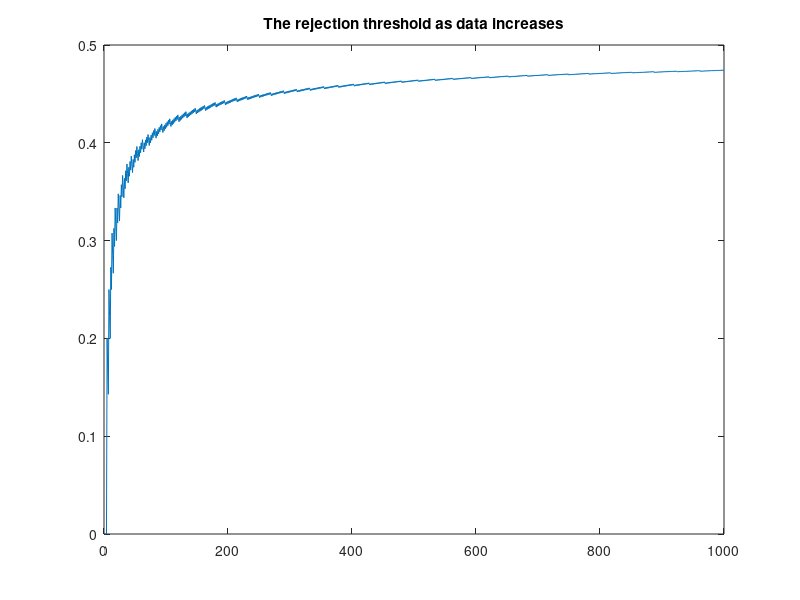
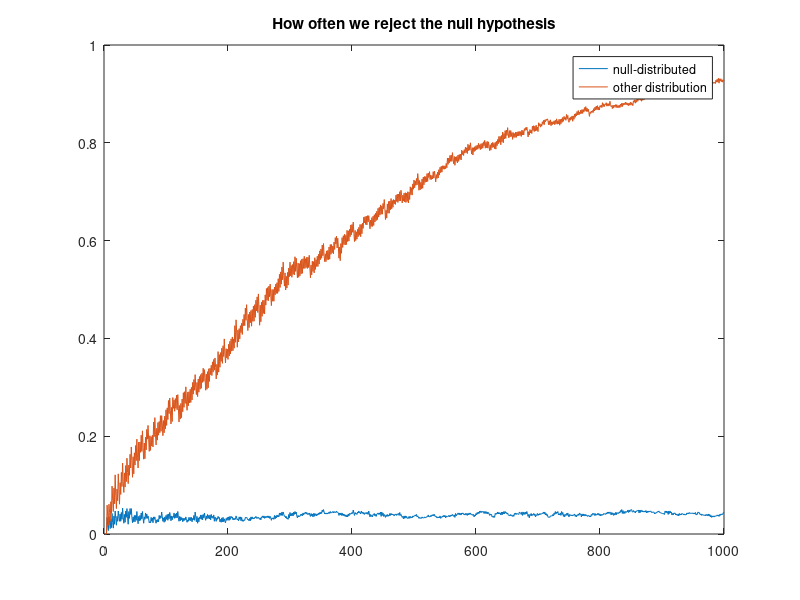

The MATLAB script that drew these images, in order: (Note: this script raises an error after producing the figures.)
%% -*- Mode: octave -*-

%% Let us consider this amount of data
max_data=1000;
%% Let us run our test a few times
n_trials = 1000;

%% Get samples from two Bernoulli distributions
X = rand(max_data,n_trials)<=0.5;
Y = rand(max_data,n_trials)<=0.45;

%% Set the rejection rate
delta = 0.05;

%% test if the outcome is random
for t=1:max_data
  threshold(t) = binoinv(delta, t, 0.5);
end

figure(1)
plot(threshold ./ [1:max_data])
title("The rejection threshold as data increases");
%pause

for t=1:max_data
  reject_x (t) = mean(sum(X(1:t,:)) < threshold(t));
  reject_y (t) = mean(sum(Y(1:t,:)) < threshold(t));
end
figure(2)
plot(reject_x, ';null-distributed;', reject_y, ';other distribution;')
title("How often we reject the null hypothesis");


%% However as you get more and more data, you should get more and more sure of the fact that the hypothesis is true.
function posterior = GetPosteriorHypothesis(X)
  n_trials = columns(X);
  max_data = rows(X);
for k=1:n_trials
  alpha = 1;
  beta = 1;
  log_p_marginal = 0;
  log_p_null = 0;
  for t=1:max_data
  x = X(t, k);
  p_x = (x * alpha + (1 - x)*beta) / (alpha + beta);
  alpha += x;
  beta += (1 - x);
  log_p_marginal += log(p_x);
  log_p_null += log(1/2);
  posterior(t,k) = exp(log_p_null - logAdd(log_p_marginal, log_p_null));
  end
endfor
endfunction
posterior_x = GetPosteriorHypothesis(X);
posterior_y = GetPosteriorHypothesis(Y);
figure(3);
plot(mean(posterior_x, 2), ';null-distributed;', mean(posterior_y, 2), ';other-distributed;')
title("Posterior probability of null hypothesis");


%% ADD A PLOT FOR REJECTION
